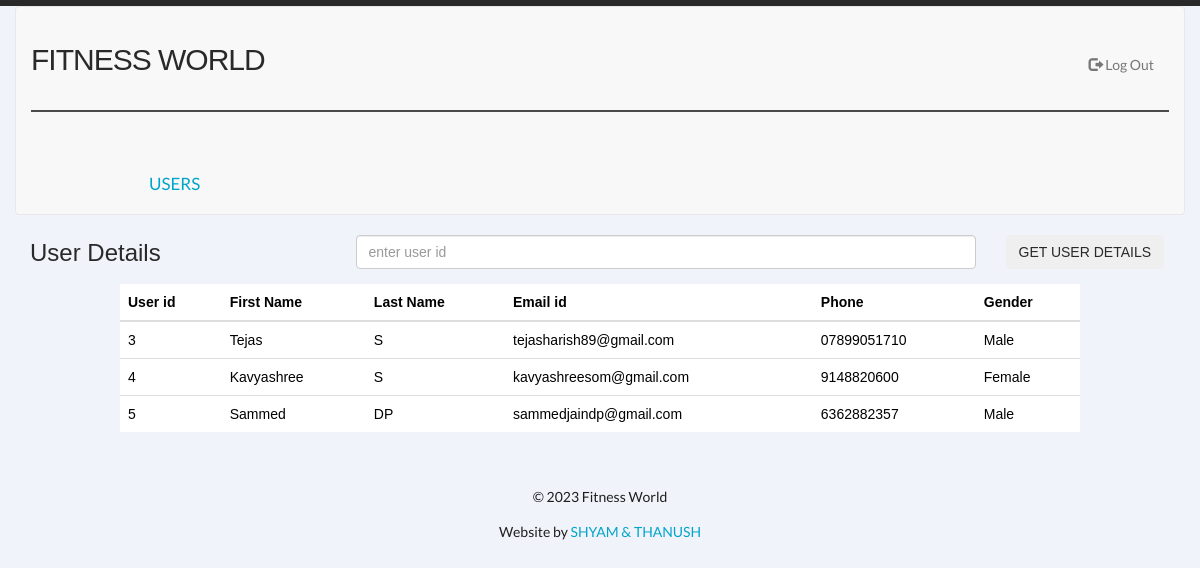
The app's page /adminlists.php with its own data.
### tables this page shows
CREATE TABLE `users`
 (
  `userid` int(10) NOT NULL,

  `user_first` varchar(30) NOT NULL,

  `user_last` varchar(30) NOT NULL,
  
`user_email` varchar(30) NOT NULL,

  `user_uid` varchar(30) NOT NULL,
  
`user_pwd` varchar(30) NOT NULL,
 
 `phone` varchar(30) DEFAULT NULL,

  `gender` varchar(10) DEFAULT NULL
);

### func.php (the view, shortened to what this page needs)
<?php
$con=mysqli_connect("localhost:3306","root","","fitness_management");
 function get_user_details(){
    global $con;
    $query="select * from users";
    $result=mysqli_query($con,$query);
    while ($row=mysqli_fetch_array($result)){
          $userid=$row ['userid'];
         $fname=$row ['user_first'];
    $lname=$row['user_last'];
    $email=$row['user_email'];
    $contact=$row['phone'];
    $gender=$row['gender'];
      echo "<tr>
            <td>$userid</td>
          <td>$fname</td>
        <td>$lname</td>
            <td>$email</td>
            <td>$contact</td>
          <td>$gender</td>
        </tr>";
    }
}
?>

### css/style.css (style rules this page uses)
html, body { width:100%; padding:0; margin:0; }
body { font: 14px/25px Arial, Helvetica, sans-serif; color:#292929; min-width:960px; background: url(../images/bg.gif) center 0 repeat; border-top:#292929 6px solid; }
body { background: #F1F3FA; }

### css/slider.css (style rules this page uses)
* { padding:0; margin:0; }

### records on screen
users: userid "3", user_first "Tejas", user_last "S", user_email "tejasharish89@gmail.com", phone "07899051710", gender "Male"
users: userid "4", user_first "Kavyashree", user_last "S", user_email "kavyashreesom@gmail.com", phone "9148820600", gender "Female"
users: userid "5", user_first "Sammed", user_last "DP", user_email "sammedjaindp@gmail.com", phone "6362882357", gender "Male"
